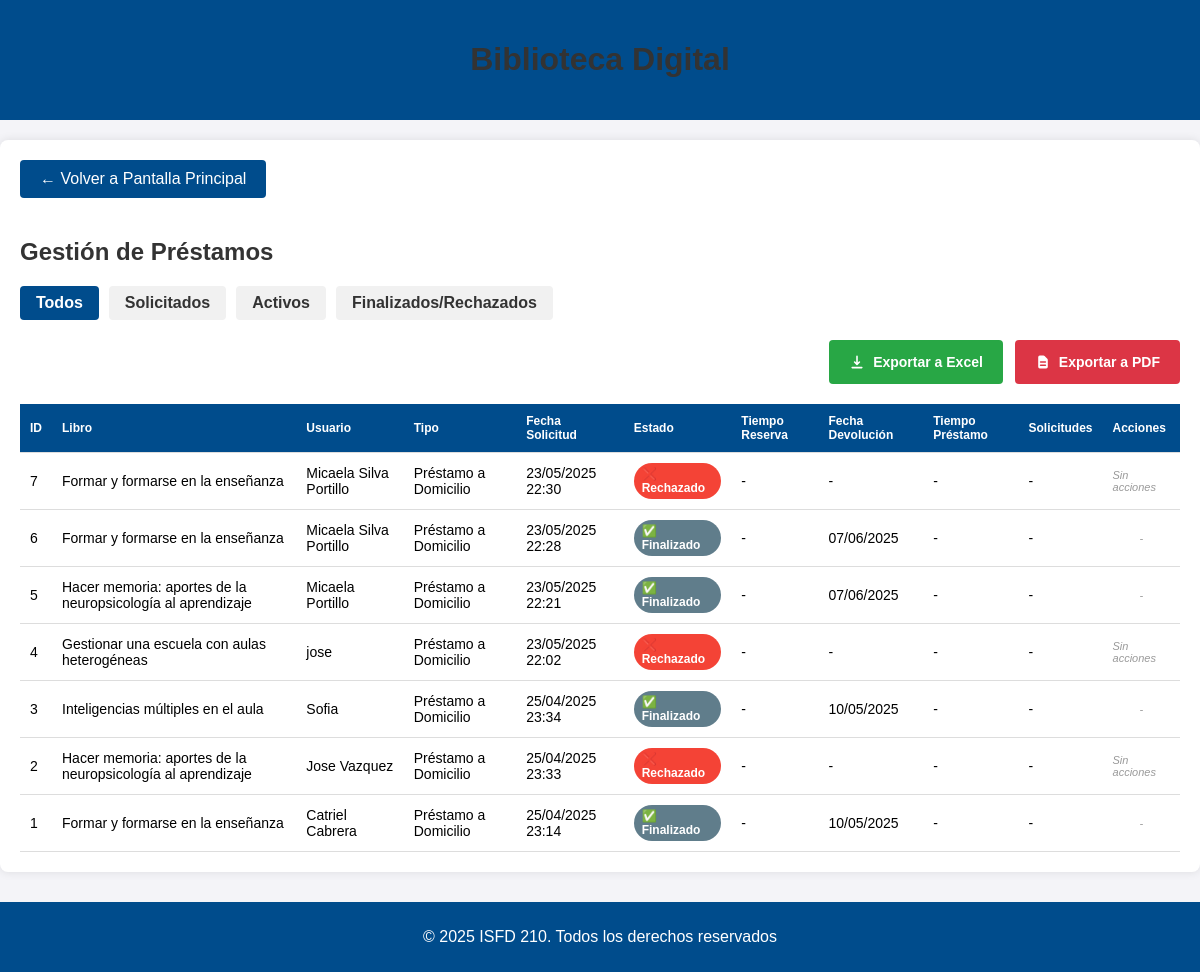
The page /libros/gestionar-prestamos/ on the database as committed earlier.
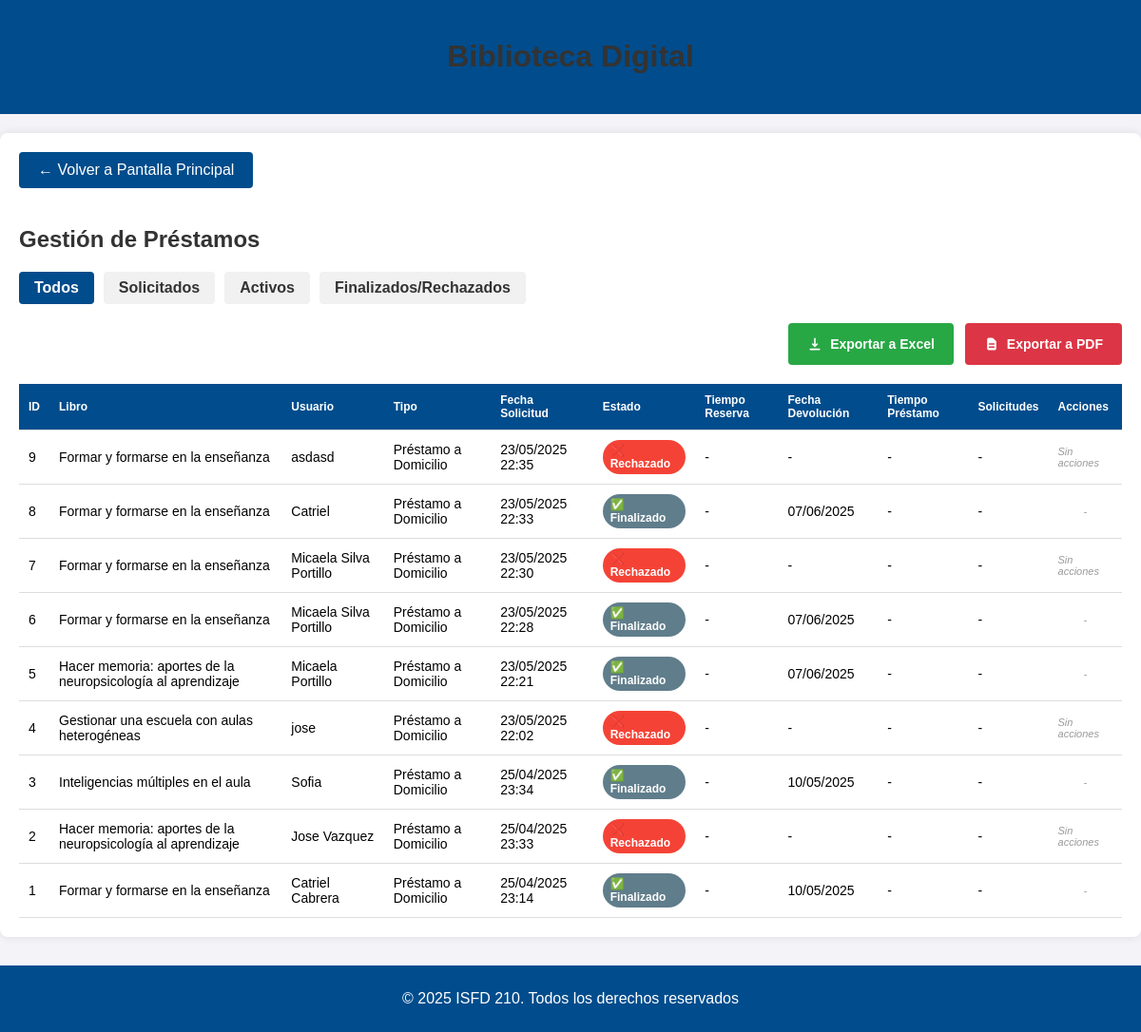
The same page on the database as committed later.
### libros/models.py (models this page shows, shortened)
class Prestamo(models.Model):
    ESTADO_CHOICES = (
        ('solicitado', 'Reserva Solicitada'),
        ('aprobado', 'Préstamo Activo'),
        ('rechazado', 'Reserva Rechazada'),
        ('finalizado', 'Finalizado'),
        ('vencido', 'Vencido'),  # Nuevo estado
    )
    TIPO_CHOICES = (
        ('domicilio', 'Préstamo a Domicilio'),
        ('aula', 'Préstamo en Aula'),
    )
    TIPO_USUARIO_CHOICES = (
        ('alumno', 'Alumno'),
        ('profesor', 'Profesor'),
    )
    id_prestamo = models.AutoField(primary_key=True)
    nombre_usuario = models.CharField(max_length=255)
    email_usuario = models.EmailField()
    libro = models.ForeignKey(Libro, on_delete=models.CASCADE, related_name='prestamos')
    fecha_solicitud = models.DateTimeField(auto_now_add=True)
    fecha_aprobacion = models.DateTimeField(null=True, blank=True)
    fecha_devolucion_programada = models.DateTimeField(null=True, blank=True)
    fecha_devolucion_real = models.DateTimeField(null=True, blank=True)
    fecha_limite_reserva = models.DateTimeField(null=True, blank=True)
    estado = models.CharField(max_length=20, choices=ESTADO_CHOICES, default='solicitado')
    tipo_prestamo = models.CharField(max_length=10, choices=TIPO_CHOICES, default='domicilio')
    tipo_usuario = models.CharField(max_length=10, choices=TIPO_USUARIO_CHOICES, default='alumno')
    motivo_rechazo = models.TextField(blank=True, null=True)
    observaciones = models.TextField(blank=True, null=True)
    fecha_retiro_real = models.DateTimeField(null=True, blank=True)  # Cuándo realmente retiró el libro

class Inventario(models.Model):
    id_inventario = models.AutoField(primary_key=True)
    estado = models.CharField(max_length=255, null=True, default="Disponible")
    motivo_baja = models.CharField(max_length=255, null=True)
    descripcion = models.TextField(null=True)
    num_ejemplar = models.IntegerField(null=True)
    imagen_rota = models.ImageField(
        upload_to='imagenes_rota/', null=True, blank=True)  # Nuevo campo

class Libro(Inventario):
    id_libro = models.AutoField(primary_key=True)
    titulo = models.CharField(max_length=255)
    autor = models.CharField(max_length=255)
    editorial = models.CharField(max_length=255)
    edicion = models.IntegerField(null=False, default=1999)
    codigo_materia = models.CharField(max_length=255, null=False, default=1)
    siglas_autor_titulo = models.CharField(
    max_length=255, null=False, default='ABC')
    num_inventario = models.IntegerField(null=False, default=1)
    resumen = models.TextField()
    img = models.URLField()

### libros/views.py (the view)
# urls.py: path('gestionar-prestamos/', views.gestionar_prestamos, name='gestionar_prestamos'),
def gestionar_prestamos(request):
    verificar_prestamos_vencidos()
    filtro = request.GET.get('filtro', 'todos')
    if filtro == 'solicitados':
        prestamos = Prestamo.objects.filter(estado='solicitado').order_by('-fecha_solicitud')
    elif filtro == 'activos':
        prestamos = Prestamo.objects.filter(estado='aprobado').order_by('-fecha_aprobacion')
    elif filtro == 'finalizados':
        prestamos = Prestamo.objects.filter(estado__in=['finalizado', 'rechazado', 'vencido']).order_by('-fecha_solicitud')
    else:
        prestamos = Prestamo.objects.all().order_by('-fecha_solicitud')
    return render(request, 'libros/gestionar_prestamos.html', {
        'prestamos': prestamos,
        'filtro': filtro
    })

### libros/views.py (called while the page is built)
def verificar_prestamos_vencidos():
    ahora = timezone.now()
    prestamos_vencidos = Prestamo.objects.filter(
        estado='aprobado_reserva',  # Cambio aquí: solo los aprobados para reserva
        fecha_limite_reserva__lt=ahora
    )
    for prestamo in prestamos_vencidos:
        prestamo.estado = 'vencido'
        prestamo.save()
        libro = prestamo.libro
        libro.estado = 'Disponible'
        libro.save()

### libros/templates/libros/gestionar_prestamos.html (shortened to what the changed rows need)
<!DOCTYPE html>
<html lang="es">
<head>
    {% load static %}
</head>
<body>
    <header>
        <h1>Biblioteca Digital</h1>
    </header>
    <div class="container">
        <h2>Gestión de Préstamos</h2>
        {% if prestamos %}
        <table>
            <thead>
                <tr>
                    <th>ID</th>
                    <th>Libro</th>
                    <th>Usuario</th>
                    <th>Tipo</th>
                    <th>Fecha Solicitud</th>
                    <th>Estado</th>
                    <th>Tiempo Reserva</th>
                    <th>Fecha Devolución</th>
                    <th>Tiempo Préstamo</th>
                    <th>Solicitudes</th>
                    <th>Acciones</th>
                </tr>
            </thead>
            <tbody>
                {% for prestamo in prestamos %}
                <tr>
                    <td>{{ prestamo.id_prestamo }}</td>
                    <td>{{ prestamo.libro.titulo }}</td>
                    <td>{{ prestamo.nombre_usuario }}</td>
                    <td>{{ prestamo.get_tipo_prestamo_display }}</td>
                    <td>{{ prestamo.fecha_solicitud|date:"d/m/Y H:i" }}</td>
                    <td>
                        <span class="status-badge status-{{ prestamo.estado }}">
                            {% if prestamo.estado == 'solicitado' %}
                                🔄 Solicitado
                            {% elif prestamo.estado == 'aprobado_reserva' %}
                                📋 Reserva Aprobada
                            {% elif prestamo.estado == 'aprobado' %}
                                📚 Préstamo Activo
                            {% elif prestamo.estado == 'vencido' %}
                                ⚠️ Vencido
                            {% elif prestamo.estado == 'finalizado' %}
                                ✅ Finalizado
                            {% elif prestamo.estado == 'rechazado' %}
                                ❌ Rechazado
                            {% else %}
                                {{ prestamo.get_estado_display }}
                            {% endif %}
                        </span>
                    </td>
                    <td>
                        {% if prestamo.estado == 'solicitado' and prestamo.fecha_limite_reserva %}
                            <div class="timer-container">
                                <span class="timer" id="timer-reserva-{{ prestamo.id_prestamo }}"
                                      data-end="{{ prestamo.fecha_limite_reserva|date:'Y-m-d H:i:s' }}">
                                    Calculando...
                                </span>
                            </div>
                        {% elif prestamo.estado == 'vencido' %}
                            <span class="vencido">VENCIDA</span>
                        {% else %}
                            -
                        {% endif %}
                    </td>
                    <td>
                        {% if prestamo.fecha_devolucion_programada %}
                            {{ prestamo.fecha_devolucion_programada|date:"d/m/Y" }}
                        {% else %}
                            -
                        {% endif %}
                    </td>
                    <td>
                        {% if prestamo.estado == 'aprobado' and prestamo.fecha_devolucion_programada %}
                            <div class="timer-container">
                                <span class="timer" id="timer-prestamo-{{ prestamo.id_prestamo }}"
                                      data-end="{{ prestamo.fecha_devolucion_programada|date:'Y-m-d H:i:s' }}">
                                    Calculando...
                                </span>
                            </div>
                        {% else %}
                            -
                        {% endif %}
                    </td>
                    <td>
                {% if prestamo.estado == 'solicitado' %}
                    <div class="estado-pendiente">
                        <span class="estado-texto">⏳ Pendiente aprobación</span>
                    </div>
                {% elif prestamo.estado == 'vencido' %}
                    <span class="vencido">⚠️ VENCIDA</span>
                {% elif prestamo.estado == 'aprobado' %}
                    <span style="color: #2E7D32; font-weight: bold;">📚 Libro retirado</span>
                {% else %}
                    -
                {% endif %}
            </td>
                    <td>
            <div class="acciones-container">
                {% if prestamo.estado == 'solicitado' %}
                    <a href="{% url 'aprobar_solicitud_prestamo' prestamo.id_prestamo %}"
                    class="btn-accion btn-aprobar"
                    onclick="return confirm('¿Aprobar la reserva para {{ prestamo.nombre_usuario }}?')">
                    ✓ Aprobar Reserva
                    </a>
                    <a href="{% url 'cancelar_reserva_usuario' prestamo.id_prestamo %}"
                    class="btn-accion btn-cancelar"
                    onclick="return confirm('¿Cancelar esta solicitud?')">
                    ❌ Cancelar Solicitud
                    </a>
                {% elif prestamo.estado == 'aprobado' %}
                    <a href="{% url 'finalizar_prestamo' prestamo.id_prestamo %}"
                    class="btn-accion btn-aprobar"
                    onclick="return confirm('¿Confirmar devolución?')">
                    ✅ Devuelto
                    </a>
                {% elif prestamo.estado == 'rechazado' %}
                    <span style="color: #999; font-style: italic; font-size: 11px;">Sin acciones</span>
                {% else %}
                    <span style="color: #999; font-style: italic; font-size: 11px;">-</span>
                {% endif %}
            </div>
        </td>
                </tr>
                {% endfor %}
            </tbody>
        </table>
        {% else %}
        <p class="empty-message">No hay préstamos que coincidan con el filtro seleccionado.</p>
        {% endif %}
    </div>
</body>
</html>

Rows that differ between the two databases and show on the page:
added Prestamo: id_prestamo "9", libro.titulo "Formar y formarse en la enseñanza", nombre_usuario "asdasd", tipo_prestamo "Préstamo a Domicilio", fecha_solicitud "23/05/2025 22:35", estado "❌ Rechazado"
added Prestamo: id_prestamo "8", libro.titulo "Formar y formarse en la enseñanza", nombre_usuario "Catriel", tipo_prestamo "Préstamo a Domicilio", fecha_solicitud "23/05/2025 22:33", estado "✅ Finalizado", fecha_devolucion_programada "07/06/2025"
